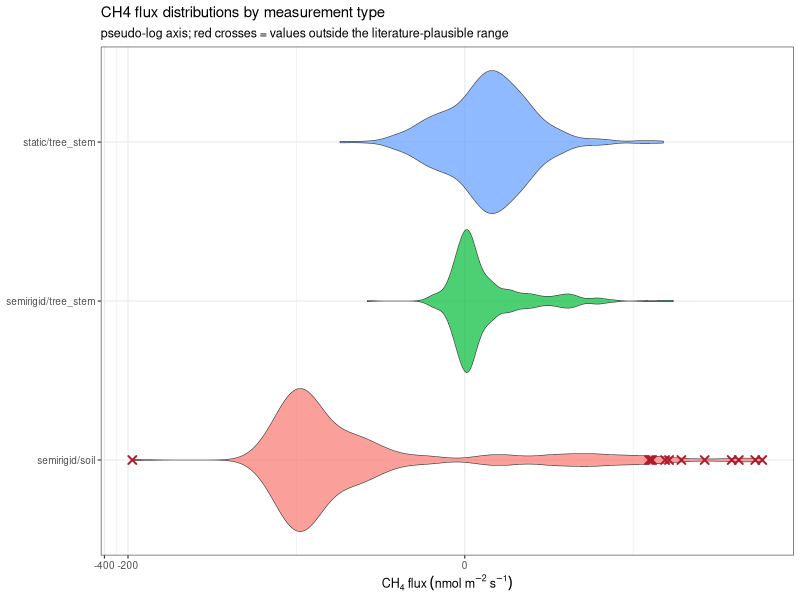

Source code (R):
#!/usr/bin/env Rscript
# ==============================================================================
# rev_extreme_outliers.R
# ------------------------------------------------------------------------------
# BIOLOGICALLY IMPOSSIBLE VALUES: identify and quantify.
#
# This is a Tier 1 (hard QC) question, distinct from detection limits. Tier 1 removes
# measurements that cannot be real, on physical grounds. It does NOT apply statistical
# thresholds to plausible flux values -- doing that biases the mean (see
# ch4-data-filtering, sec 5.3.4).
#
# Distributions are examined SEPARATELY BY MEASUREMENT TYPE, because soil and tree
# stems have completely different expected ranges and signs. Pooling them makes soil
# uptake look like a stem artefact, and vice versa.
#
# PLAUSIBILITY BOUNDS FROM THE LITERATURE (nmol CH4 m-2 s-1)
#   upland forest soil uptake   typically -0.1 to -3; extreme well-drained soils to -10
#   upland tree stem emission   typically 0 to a few; hotspots to tens
#   upland tree stem uptake     small, order -0.1
# Values far outside these are flagged as candidates for hard removal, with the
# decision left explicit rather than automatic.
#
# Output: outputs/revision/extreme_outliers.txt
#         outputs/revision/fig_extreme_outliers.png
# ==============================================================================

suppressMessages({library(dplyr); library(ggplot2); library(tidyr)})
outdir <- "outputs/revision"; dir.create(outdir, showWarnings=FALSE, recursive=TRUE)

sr <- read.csv("data/compiled/semirigid_chamber_flux.csv", stringsAsFactors=FALSE)
st <- read.csv("data/compiled/static_chamber_flux.csv", stringsAsFactors=FALSE)
D <- bind_rows(
  sr %>% transmute(src=paste0("semirigid/", measurement_type), flux=CH4_best_flux_nmol_m2_s,
                   r2=CH4_LM_r2, qual=CH4_quality, id=unique_id, date=as.character(date)),
  st %>% transmute(src="static/tree_stem", flux=CH4_best_flux_nmol_m2_s,
                   r2=CH4_LM_r2, qual=CH4_quality, id=unique_id, date=as.character(date)))
D <- D[is.finite(D$flux),]

cat("=== DISTRIBUTION BY MEASUREMENT TYPE ===\n\n")
qs <- c(0,.001,.01,.05,.25,.5,.75,.95,.99,.999,1)
for (s in unique(D$src)) {
  v <- D$flux[D$src==s]
  cat(sprintf("%-24s n = %d\n", s, length(v)))
  print(round(quantile(v, qs), 4)); cat("\n")
}

# --- Tukey fences on each type, plus literature plausibility ------------------
cat("=== EXTREME OUTLIERS: Tukey far-out fence (Q1/Q3 -/+ 3*IQR) ===\n\n")
cat(sprintf("  %-24s %8s %10s %10s %8s %8s\n","type","n","lower fence","upper fence","n below","n above"))
FEN <- D %>% group_by(src) %>% summarise(n=n(),
  lo=quantile(flux,.25)-3*IQR(flux), hi=quantile(flux,.75)+3*IQR(flux),
  n_lo=sum(flux < quantile(flux,.25)-3*IQR(flux)),
  n_hi=sum(flux > quantile(flux,.75)+3*IQR(flux)), .groups="drop")
for (i in seq_len(nrow(FEN))) with(FEN[i,],
  cat(sprintf("  %-24s %8d %10.4f %10.4f %8d %8d\n", src, n, lo, hi, n_lo, n_hi)))

LIT <- list(`semirigid/soil`=c(-10, 2), `semirigid/tree_stem`=c(-1, 100),
            `static/tree_stem`=c(-1, 100))
cat("\n=== BEYOND LITERATURE-PLAUSIBLE RANGE ===\n\n")
cat(sprintf("  %-24s %14s %8s %s\n","type","plausible range","n outside","values outside"))
flagged <- list()
for (s in names(LIT)) {
  v <- D[D$src==s,]; b <- LIT[[s]]
  out <- v[v$flux < b[1] | v$flux > b[2],]
  flagged[[s]] <- out
  cat(sprintf("  %-24s %14s %8d  %s\n", s, sprintf("[%.0f, %.0f]", b[1], b[2]), nrow(out),
      if (nrow(out)) paste(sprintf("%.2f", sort(out$flux)), collapse=", ") else "--"))
}

cat("\n=== THE FLAGGED MEASUREMENTS IN DETAIL ===\n\n")
FL <- bind_rows(flagged)
if (nrow(FL)) {
  FL <- FL %>% arrange(flux)
  cat(sprintf("  %-26s %10s %7s %-22s %s\n","id","flux","LM r2","quality","date"))
  for (i in seq_len(nrow(FL))) with(FL[i,],
    cat(sprintf("  %-26s %10.3f %7.3f %-22s %s\n", substr(id,1,26), flux,
        ifelse(is.na(r2),NA,r2), substr(ifelse(is.na(qual),"",qual),1,22), date)))
} else cat("  none\n")

cat("\n=== EFFECT OF REMOVING THEM ===\n\n")
for (s in names(LIT)) {
  v <- D$flux[D$src==s]; b <- LIT[[s]]; k <- v >= b[1] & v <= b[2]
  cat(sprintf("  %-24s mean %10.4f -> %8.4f (%+.1f%%)   median %8.4f -> %8.4f   n %d -> %d\n",
      s, mean(v), mean(v[k]), 100*(mean(v[k])/mean(v)-1), median(v), median(v[k]), length(v), sum(k)))
}
cat("
  NOTE the asymmetry: removing a handful of impossible values changes the MEAN
  substantially where they exist, and the MEDIAN not at all. That is the signature of
  a genuine outlier problem rather than a heavy-tailed but real distribution, and it is
  why Tier 1 removal is justified here while statistical filtering of plausible values
  is not.
")

p <- ggplot(D, aes(flux, src, fill=src)) +
  geom_violin(scale="width", linewidth=.2, alpha=.7) +
  geom_point(data=FL, aes(flux, src), inherit.aes=FALSE, colour="#B2182B", size=2, shape=4, stroke=1) +
  scale_x_continuous(trans=scales::pseudo_log_trans(sigma=.01, base=10)) +
  labs(title="CH4 flux distributions by measurement type",
       subtitle="pseudo-log axis; red crosses = values outside the literature-plausible range",
       x=expression(CH[4]~flux~(nmol~m^-2~s^-1)), y=NULL) +
  theme_bw(base_size=9) + theme(legend.position="none")
ggsave(file.path(outdir,"fig_extreme_outliers.png"), p, width=9, height=4.5, dpi=200, bg="white")
cat("\nWritten: outputs/revision/fig_extreme_outliers.png\n")
